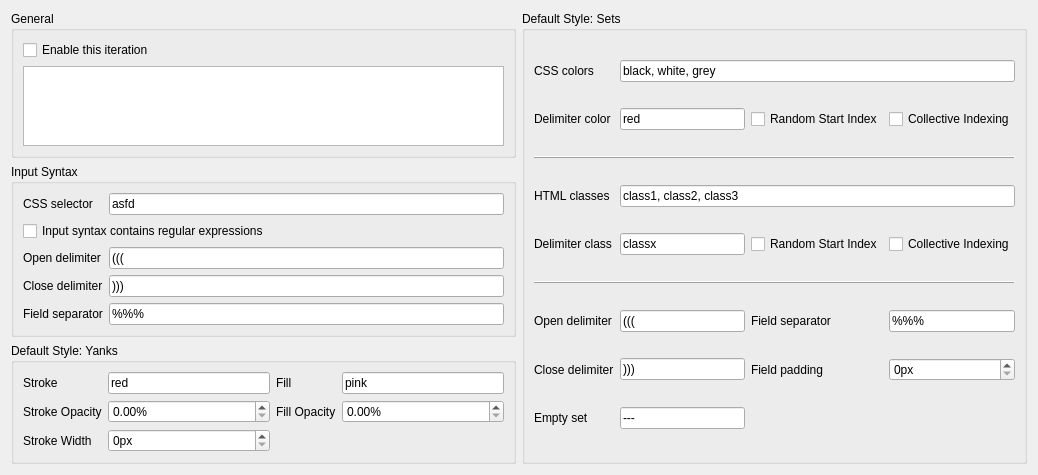
<?xml version="1.0" encoding="UTF-8"?>
<ui version="4.0">
 <class>SRIterationConfig</class>
 <widget class="QWidget" name="SRIterationConfig">
  <property name="geometry">
   <rect>
    <x>0</x>
    <y>0</y>
    <width>1038</width>
    <height>475</height>
   </rect>
  </property>
  <property name="windowTitle">
   <string>Form</string>
  </property>
  <layout class="QGridLayout" name="gridLayout_3">
   <item row="1" column="0">
    <widget class="QGroupBox" name="inputSyntax">
     <property name="toolTip">
      <string>&lt;html&gt;&lt;head/&gt;&lt;body&gt;&lt;p&gt;The input syntax of the iteration. This will be used to detect sets in the card content.&lt;/p&gt;&lt;/body&gt;&lt;/html&gt;</string>
     </property>
     <property name="title">
      <string>Input Syntax</string>
     </property>
     <layout class="QGridLayout" name="gridLayout_2">
      <item row="0" column="0">
       <widget class="QLabel" name="cssSelectorLabel">
        <property name="toolTip">
         <string>&lt;html&gt;&lt;head/&gt;&lt;body&gt;&lt;p&gt;A CSS query to select the elements which contain all sets. This can contain queries for classes, or multiple separated by commas. &lt;/p&gt;&lt;/body&gt;&lt;/html&gt;</string>
        </property>
        <property name="text">
         <string>CSS selector</string>
        </property>
       </widget>
      </item>
      <item row="0" column="1">
       <widget class="QLineEdit" name="cssSelectorLineEdit">
        <property name="text">
         <string>asfd</string>
        </property>
       </widget>
      </item>
      <item row="1" column="0" colspan="2">
       <widget class="QCheckBox" name="isRegexCheckBox">
        <property name="toolTip">
         <string>&lt;html&gt;&lt;head/&gt;&lt;body&gt;&lt;p&gt;Advanced feature. Check this if you want to treat the content of the &amp;quot;Open Delimiter&amp;quot;, &amp;quot;Close Delimiter&amp;quot;, and &amp;quot;Field separator&amp;quot; as regular expressions.&lt;/p&gt;&lt;/body&gt;&lt;/html&gt;</string>
        </property>
        <property name="text">
         <string>Input syntax contains regular expressions</string>
        </property>
       </widget>
      </item>
      <item row="2" column="0">
       <widget class="QLabel" name="isOpenDelimLabel">
        <property name="toolTip">
         <string>&lt;html&gt;&lt;head/&gt;&lt;body&gt;&lt;p&gt;The opening delimiter of the randomized sets before processing.&lt;/p&gt;&lt;/body&gt;&lt;/html&gt;</string>
        </property>
        <property name="text">
         <string>Open delimiter</string>
        </property>
       </widget>
      </item>
      <item row="2" column="1">
       <widget class="QLineEdit" name="isOpenDelimLineEdit">
        <property name="text">
         <string>(((</string>
        </property>
       </widget>
      </item>
      <item row="3" column="0">
       <widget class="QLabel" name="isCloseDelimLabel">
        <property name="toolTip">
         <string>&lt;html&gt;&lt;head/&gt;&lt;body&gt;&lt;p&gt;The closing delimiter of the randomized sets before processing.&lt;/p&gt;&lt;/body&gt;&lt;/html&gt;</string>
        </property>
        <property name="text">
         <string>Close delimiter</string>
        </property>
       </widget>
      </item>
      <item row="3" column="1">
       <widget class="QLineEdit" name="isCloseDelimLineEdit">
        <property name="text">
         <string>)))</string>
        </property>
       </widget>
      </item>
      <item row="4" column="0">
       <widget class="QLabel" name="isFieldSeparatorLabel">
        <property name="toolTip">
         <string>&lt;html&gt;&lt;head/&gt;&lt;body&gt;&lt;p&gt;The field separator of the randomized sets before processing.&lt;/p&gt;&lt;/body&gt;&lt;/html&gt;</string>
        </property>
        <property name="text">
         <string>Field separator</string>
        </property>
       </widget>
      </item>
      <item row="4" column="1">
       <widget class="QLineEdit" name="isFieldSeparatorLineEdit">
        <property name="text">
         <string>%%%</string>
        </property>
       </widget>
      </item>
     </layout>
    </widget>
   </item>
   <item row="0" column="1" rowspan="3">
    <widget class="QGroupBox" name="setsDefaultStyle">
     <property name="toolTip">
      <string>&lt;html&gt;&lt;head/&gt;&lt;body&gt;&lt;p&gt;Every iteration has a default style with the name &amp;quot;default&amp;quot;. If no other style is applied, and no rule is applicable, the &amp;quot;default&amp;quot; style will be used.&lt;/p&gt;&lt;/body&gt;&lt;/html&gt;</string>
     </property>
     <property name="title">
      <string>Default Style: Sets</string>
     </property>
     <layout class="QGridLayout" name="gridLayout">
      <item row="1" column="3">
       <widget class="QCheckBox" name="cssColorsCollectiveIndexingCheckBox">
        <property name="toolTip">
         <string>&lt;html&gt;&lt;head/&gt;&lt;body&gt;&lt;p&gt;(colorCi) Normally, the choice of a color is reset for each new randomized set. With this option, all elements collectively will iterate through the colors. E.g. Two sets with one element each will both have color 1, with this option turned on, the second one will have color 2.&lt;/p&gt;&lt;/body&gt;&lt;/html&gt;</string>
        </property>
        <property name="text">
         <string>Collective Indexing</string>
        </property>
        <property name="tristate">
         <bool>false</bool>
        </property>
       </widget>
      </item>
      <item row="0" column="0">
       <widget class="QLabel" name="cssColorsLabel">
        <property name="toolTip">
         <string>&lt;html&gt;&lt;head/&gt;&lt;body&gt;&lt;p&gt;(colors) A list of CSS colors. The first field will be displayed with the first color. Colors will be repeated, if fields exceed colors.&lt;/p&gt;&lt;/body&gt;&lt;/html&gt;</string>
        </property>
        <property name="text">
         <string>CSS colors</string>
        </property>
       </widget>
      </item>
      <item row="10" column="1">
       <widget class="QLineEdit" name="dsCloseDelimLineEdit">
        <property name="text">
         <string>)))</string>
        </property>
       </widget>
      </item>
      <item row="4" column="0">
       <widget class="QLabel" name="htmlClassesLabel">
        <property name="toolTip">
         <string>&lt;html&gt;&lt;head/&gt;&lt;body&gt;&lt;p&gt;(classes) A list of HTML classes. The first field will be displayed with the first class. Classes will be repeated, if fields exceed classes.&lt;/p&gt;&lt;/body&gt;&lt;/html&gt;</string>
        </property>
        <property name="text">
         <string>HTML classes</string>
        </property>
       </widget>
      </item>
      <item row="8" column="1">
       <widget class="QLineEdit" name="dsOpenDelimLineEdit">
        <property name="text">
         <string>(((</string>
        </property>
       </widget>
      </item>
      <item row="5" column="0">
       <widget class="QLabel" name="htmlClassesDelimLabel">
        <property name="toolTip">
         <string>&lt;html&gt;&lt;head/&gt;&lt;body&gt;&lt;p&gt;(classDelim) An html class that effect all elements in the set.&lt;/p&gt;&lt;/body&gt;&lt;/html&gt;</string>
        </property>
        <property name="text">
         <string>Delimiter class</string>
        </property>
       </widget>
      </item>
      <item row="8" column="0">
       <widget class="QLabel" name="dsOpenDelimLabel">
        <property name="toolTip">
         <string>&lt;html&gt;&lt;head/&gt;&lt;body&gt;&lt;p&gt;(openDelim) The opening delimiter of the randomized sets after processing.&lt;/p&gt;&lt;/body&gt;&lt;/html&gt;</string>
        </property>
        <property name="text">
         <string>Open delimiter</string>
        </property>
       </widget>
      </item>
      <item row="8" column="2">
       <widget class="QLabel" name="dsFieldSeparatorLabel">
        <property name="toolTip">
         <string>&lt;html&gt;&lt;head/&gt;&lt;body&gt;&lt;p&gt;(fieldSeparator) A character sequence that is used to separate the elements of sets.&lt;/p&gt;&lt;/body&gt;&lt;/html&gt;</string>
        </property>
        <property name="text">
         <string>Field separator</string>
        </property>
       </widget>
      </item>
      <item row="10" column="3">
       <widget class="QSpinBox" name="fieldPaddingSpinBox">
        <property name="suffix">
         <string>px</string>
        </property>
       </widget>
      </item>
      <item row="11" column="0">
       <widget class="QLabel" name="emptySetLabel">
        <property name="toolTip">
         <string>&lt;html&gt;&lt;head/&gt;&lt;body&gt;&lt;p&gt;(emptySet) A character sequence that is used to fill in empty sets.&lt;/p&gt;&lt;/body&gt;&lt;/html&gt;</string>
        </property>
        <property name="text">
         <string>Empty set</string>
        </property>
       </widget>
      </item>
      <item row="7" column="0" colspan="4">
       <widget class="QFrame" name="hruler2">
        <property name="frameShape">
         <enum>QFrame::HLine</enum>
        </property>
        <property name="frameShadow">
         <enum>QFrame::Raised</enum>
        </property>
       </widget>
      </item>
      <item row="10" column="0">
       <widget class="QLabel" name="dsCloseDelimLabel">
        <property name="toolTip">
         <string>&lt;html&gt;&lt;head/&gt;&lt;body&gt;&lt;p&gt;(closeDelim) The closing delimiter of the randomized sets after processing.&lt;/p&gt;&lt;/body&gt;&lt;/html&gt;</string>
        </property>
        <property name="text">
         <string>Close delimiter</string>
        </property>
       </widget>
      </item>
      <item row="4" column="1" colspan="3">
       <widget class="QLineEdit" name="htmlClassesLineEdit">
        <property name="enabled">
         <bool>true</bool>
        </property>
        <property name="text">
         <string>class1, class2, class3</string>
        </property>
       </widget>
      </item>
      <item row="5" column="3">
       <widget class="QCheckBox" name="htmlClassesCollectiveIndexingCheckBox">
        <property name="toolTip">
         <string>&lt;html&gt;&lt;head/&gt;&lt;body&gt;&lt;p&gt;(classCi) Normally, the choice of a class is reset for each new randomized set. With this option, all elements collectively will iterate through the classes. E.g. Two sets with one element each will both have class 1, with this option turned on, the second one will have class 2.&lt;/p&gt;&lt;/body&gt;&lt;/html&gt;</string>
        </property>
        <property name="text">
         <string>Collective Indexing</string>
        </property>
        <property name="tristate">
         <bool>false</bool>
        </property>
       </widget>
      </item>
      <item row="10" column="2">
       <widget class="QLabel" name="fieldPaddingLabel">
        <property name="toolTip">
         <string>&lt;html&gt;&lt;head/&gt;&lt;body&gt;&lt;p&gt;(fieldPadding) The field padding of the randomized sets after processing.&lt;/p&gt;&lt;/body&gt;&lt;/html&gt;</string>
        </property>
        <property name="text">
         <string>Field padding</string>
        </property>
       </widget>
      </item>
      <item row="5" column="2">
       <widget class="QCheckBox" name="htmlClassesRandomStartIndexCheckBox">
        <property name="toolTip">
         <string>&lt;html&gt;&lt;head/&gt;&lt;body&gt;&lt;p&gt;(classRsi) Normally, the choice of a class always start with class 1. With this option turned on, the first class will be chosen at random, before normally iterating through the classes again.&lt;/p&gt;&lt;/body&gt;&lt;/html&gt;</string>
        </property>
        <property name="text">
         <string>Random Start Index</string>
        </property>
       </widget>
      </item>
      <item row="0" column="1" colspan="3">
       <widget class="QLineEdit" name="cssColorsLineEdit">
        <property name="enabled">
         <bool>true</bool>
        </property>
        <property name="text">
         <string>black, white, grey</string>
        </property>
       </widget>
      </item>
      <item row="1" column="2">
       <widget class="QCheckBox" name="cssColorsRandomStartIndexCheckBox">
        <property name="toolTip">
         <string>&lt;html&gt;&lt;head/&gt;&lt;body&gt;&lt;p&gt;(colorRsi) Normally, the choice of a color always start with the first color in the list. With this option turned on, the first color will be chosen at random, before normally iterating through the colors again.&lt;/p&gt;&lt;/body&gt;&lt;/html&gt;</string>
        </property>
        <property name="text">
         <string>Random Start Index</string>
        </property>
       </widget>
      </item>
      <item row="11" column="1">
       <widget class="QLineEdit" name="emptySetLineEdit">
        <property name="text">
         <string>---</string>
        </property>
       </widget>
      </item>
      <item row="8" column="3">
       <widget class="QLineEdit" name="dsFieldSeparatorLineEdit">
        <property name="text">
         <string>%%%</string>
        </property>
       </widget>
      </item>
      <item row="3" column="0" colspan="4">
       <widget class="QFrame" name="hruler1">
        <property name="frameShape">
         <enum>QFrame::HLine</enum>
        </property>
        <property name="frameShadow">
         <enum>QFrame::Raised</enum>
        </property>
       </widget>
      </item>
      <item row="1" column="0">
       <widget class="QLabel" name="cssColorsDelimLabel">
        <property name="toolTip">
         <string>&lt;html&gt;&lt;head/&gt;&lt;body&gt;&lt;p&gt;(colorDelim) A CSS color to color in the delimiters, and the Empty Set default value. If &amp;quot;colors&amp;quot; is empty, this will also color in the elements.&lt;/p&gt;&lt;/body&gt;&lt;/html&gt;</string>
        </property>
        <property name="text">
         <string>Delimiter color</string>
        </property>
       </widget>
      </item>
      <item row="1" column="1">
       <widget class="QLineEdit" name="cssColorsDelimLineEdit">
        <property name="text">
         <string>red</string>
        </property>
       </widget>
      </item>
      <item row="5" column="1">
       <widget class="QLineEdit" name="htmlClassesDelimLineEdit">
        <property name="text">
         <string>classx</string>
        </property>
       </widget>
      </item>
     </layout>
    </widget>
   </item>
   <item row="0" column="0">
    <widget class="QGroupBox" name="generalOptions">
     <property name="toolTip">
      <string>&lt;html&gt;&lt;head/&gt;&lt;body&gt;&lt;p&gt;The input syntax of the iteration. This will be used to detect sets in the card content.&lt;/p&gt;&lt;/body&gt;&lt;/html&gt;</string>
     </property>
     <property name="title">
      <string>General</string>
     </property>
     <layout class="QVBoxLayout" name="verticalLayout_8">
      <item>
       <widget class="QCheckBox" name="enableIterationCheckBox">
        <property name="toolTip">
         <string>&lt;html&gt;&lt;head/&gt;&lt;body&gt;&lt;p&gt;Advanced feature. Check this if you want to treat the content of the &amp;quot;Open Delimiter&amp;quot;, &amp;quot;Close Delimiter&amp;quot;, and &amp;quot;Field separator&amp;quot; as regular expressions.&lt;/p&gt;&lt;/body&gt;&lt;/html&gt;</string>
        </property>
        <property name="text">
         <string>Enable this iteration</string>
        </property>
       </widget>
      </item>
      <item>
       <widget class="QPlainTextEdit" name="descriptionTextEdit">
        <property name="plainText">
         <string/>
        </property>
        <property name="placeholderText">
         <string>Description</string>
        </property>
       </widget>
      </item>
     </layout>
    </widget>
   </item>
   <item row="2" column="0">
    <widget class="QGroupBox" name="yanksDefaultStyle">
     <property name="title">
      <string>Default Style: Yanks</string>
     </property>
     <layout class="QGridLayout" name="gridLayout_4">
      <item row="0" column="0">
       <widget class="QLabel" name="strokeLabel">
        <property name="toolTip">
         <string>&lt;html&gt;&lt;head/&gt;&lt;body&gt;&lt;p&gt;(stroke) The CSS color of the stroke used to render yanks.&lt;/p&gt;&lt;/body&gt;&lt;/html&gt;</string>
        </property>
        <property name="text">
         <string>Stroke</string>
        </property>
       </widget>
      </item>
      <item row="2" column="0">
       <widget class="QLabel" name="strokeWidthLabel">
        <property name="toolTip">
         <string>&lt;html&gt;&lt;head/&gt;&lt;body&gt;&lt;p&gt;(strokeWidth) The width of the stroke when rendering yanks.&lt;/p&gt;&lt;/body&gt;&lt;/html&gt;</string>
        </property>
        <property name="text">
         <string>Stroke Width</string>
        </property>
       </widget>
      </item>
      <item row="0" column="3">
       <widget class="QLineEdit" name="fillLineEdit">
        <property name="text">
         <string>pink</string>
        </property>
       </widget>
      </item>
      <item row="1" column="2">
       <widget class="QLabel" name="fillOpacityLabel">
        <property name="toolTip">
         <string>&lt;html&gt;&lt;head/&gt;&lt;body&gt;&lt;p&gt;(fillOpacity) The opacity of the fill color for yanks.&lt;/p&gt;&lt;/body&gt;&lt;/html&gt;</string>
        </property>
        <property name="text">
         <string>Fill Opacity</string>
        </property>
       </widget>
      </item>
      <item row="0" column="2">
       <widget class="QLabel" name="fillLabel">
        <property name="toolTip">
         <string>&lt;html&gt;&lt;head/&gt;&lt;body&gt;&lt;p&gt;(fill) The CSS color used to fill rendered yanks.&lt;/p&gt;&lt;/body&gt;&lt;/html&gt;</string>
        </property>
        <property name="text">
         <string>Fill</string>
        </property>
       </widget>
      </item>
      <item row="0" column="1">
       <widget class="QLineEdit" name="strokeLineEdit">
        <property name="text">
         <string>red</string>
        </property>
       </widget>
      </item>
      <item row="1" column="0">
       <widget class="QLabel" name="strokeOpacityLabel">
        <property name="toolTip">
         <string>&lt;html&gt;&lt;head/&gt;&lt;body&gt;&lt;p&gt;(strokeOpacity) The opacity of the stroke color for yanks.&lt;/p&gt;&lt;/body&gt;&lt;/html&gt;</string>
        </property>
        <property name="text">
         <string>Stroke Opacity</string>
        </property>
       </widget>
      </item>
      <item row="2" column="1">
       <widget class="QSpinBox" name="strokeWidthSpinBox">
        <property name="suffix">
         <string>px</string>
        </property>
       </widget>
      </item>
      <item row="1" column="3">
       <widget class="QDoubleSpinBox" name="fillOpacitySpinBox">
        <property name="suffix">
         <string>%</string>
        </property>
        <property name="maximum">
         <double>1.000000000000000</double>
        </property>
        <property name="singleStep">
         <double>0.100000000000000</double>
        </property>
       </widget>
      </item>
      <item row="1" column="1">
       <widget class="QDoubleSpinBox" name="strokeOpacitySpinBox">
        <property name="suffix">
         <string>%</string>
        </property>
        <property name="maximum">
         <double>1.000000000000000</double>
        </property>
        <property name="singleStep">
         <double>0.100000000000000</double>
        </property>
       </widget>
      </item>
     </layout>
    </widget>
   </item>
  </layout>
 </widget>
 <resources/>
 <connections/>
</ui>
